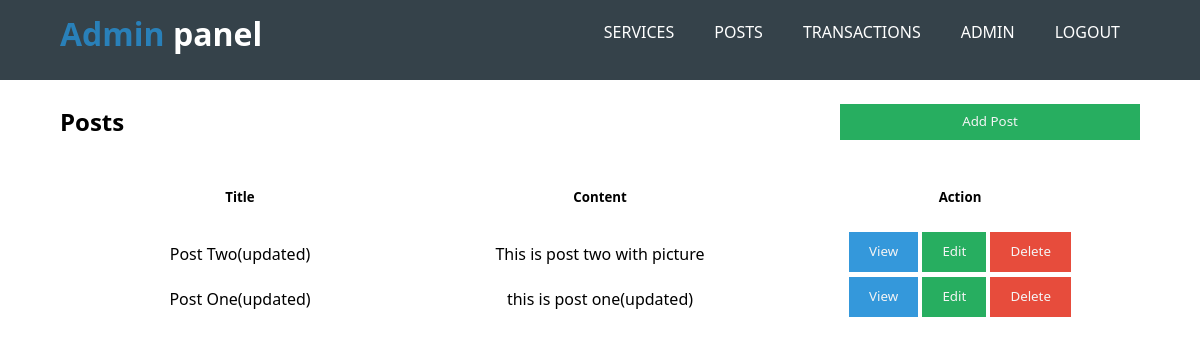
The page /Admin/posts.php (signed in) on the database its author committed.
### tables this page shows
CREATE TABLE `posts` (
  `id` int(11) NOT NULL,
  `title` varchar(255) NOT NULL,
  `content` text NOT NULL,
  `image` varchar(255) NOT NULL,
  `created_at` timestamp NOT NULL DEFAULT CURRENT_TIMESTAMP
);

### Admin/posts.php (the view, shortened to what this page needs)
<?php
$server = "http://localhost/spanchill/";
?>
<!DOCTYPE html>
<html lang="en">
<head>
    <link rel="stylesheet" href="admin.css">
    <link rel="stylesheet" href="https://cdnjs.cloudflare.com/ajax/libs/font-awesome/5.12.1/css/all.min.css">
</head>
<body>
    <header>
        <div class="container">
            <div id="branding">
            <h1><span class="highlight">Admin</span> panel</h1>
            </div>
            <nav>
            <ul>
            <li><a href="services.php">Services</a></li>
                <li><a href="posts.php">Posts</a></li>
                <li><a href="transactions.php">Transactions</a></li>
                <li><a href="admins.php">Admin</a></li>
                <li><a href="logout.php">Logout</a></li>
            </ul>
            </nav>
        </div>
    </header>
    <div class="container">
    <br>
        <div style="display:grid; grid-template-columns: 1fr 1fr;">
            <h2>Posts</h2>
            <button style="width: 300px; margin-left:auto; background-color: #27ae60; color:#f4f4f4; border:none"><a style="padding: 20px;"href="./addPost.php">Add Post</a></button>
        </div>
        <br><br>
        <div style="display:grid; grid-template-columns: 1fr 1fr 1fr; text-align:center">
            <h5>Title</h5>
            <h5>Content</h5>
            <h5>Action</h5>
        </div>
        <br>
        <div style="display:grid; grid-template-columns: 1fr 1fr 1fr; text-align:center">
             <?php
             function limit_text($text, $limit) {
            return $text;
            }
            $mysqli = new mysqli('localhost', 'root', '', 'spanchill');
            $stmt = $mysqli->prepare("SELECT * FROM posts ORDER BY id DESC");
            $stmt->execute();
            $result = $stmt->get_result();
            if($result->num_rows > 0){
            ?>
            <?php
                while($row = $result->fetch_assoc()) {
                ?>
                <p style="margin-top:10px"><?=$row['title']?></p>
                <p style="margin-top:10px"><?=limit_text($row['content'], 20)?></p>
                <div style="">
                    <a href="<?=$server?>posts/post.php?id=<?=$row['id']?>"><button style="display:inline; background-color: #3498db; color:#f4f4f4; border:none; padding: 10px 20px 10px 20px; margin-bottom: 5px;">View</button></a>
                    <a href="./editPost.php?id=<?=$row['id']?>"><button style="display:inline; background-color: #27ae60; color:#f4f4f4; border:none; padding: 10px 20px 10px 20px; margin-bottom: 5px;">Edit</button></a>
                    <form action="./posts.php" method="POST" style="display:inline;">
                        <input style="background-color: #e74c3c; color:#f4f4f4; border:none; padding: 10px 20px 10px 20px; margin-bottom: 5px;" class="btn btn-danger" type="submit" value="Delete" name="toDelete">
                    </form>
                </div>
                <?php
                }
            }
            else{
                echo "<h1>NO SERVICES<h1>";
          }
          ?>
        </div>
    </div>
</body>
</html>

### Admin/admin.css (style rules this page uses)
* { margin:0; padding:0; line-height: 1.5; font-family: 'Segoe UI', Tahoma, Geneva, Verdana, sans-serif; }
.container { width:90%; margin:auto; overflow:hidden; }
ul { margin:0; padding:0; }
header { background:#35424a; color:#ffffff; padding-top:10px; min-height:70px; }
header a { color:#ffffff; text-decoration:none; text-transform: uppercase; font-size:16px; }
header li { float:left; display:inline; padding: 0 20px 0 20px; }
header #branding { float:left; }
header #branding h1 { margin:0; }
header nav { float:right; margin-top:10px; }
header .highlight, header .current a { color:#2980b9; font-weight:bold; }

### Admin/posts.php (style rules this page uses)
a { text-decoration:none; color:#f4f4f4; }

### rows shown on the page
posts: title "Post Two(updated)", content "This is post two with picture"
posts: title "Post One(updated)", content "this is post one(updated)"
